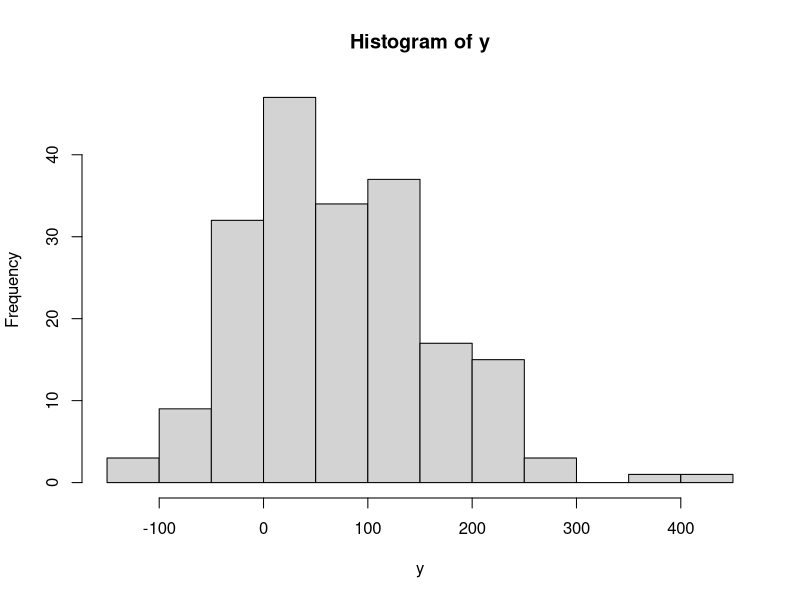
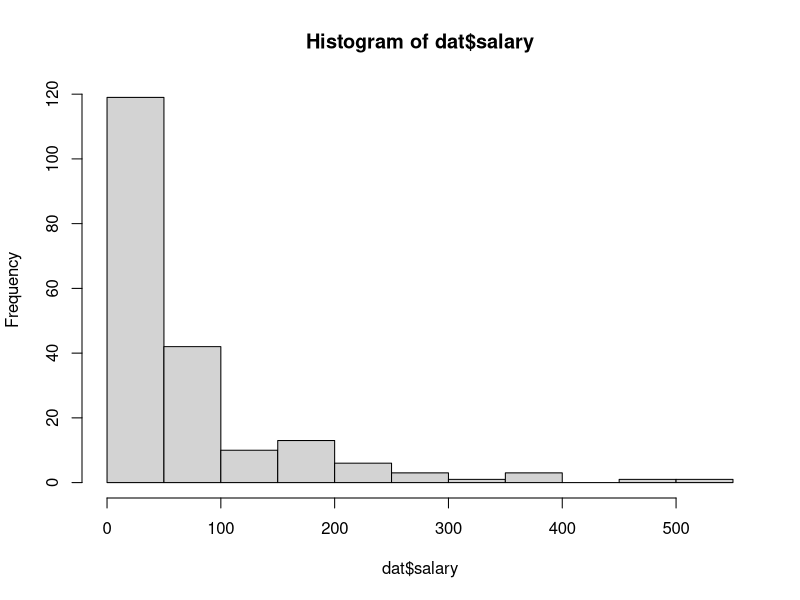
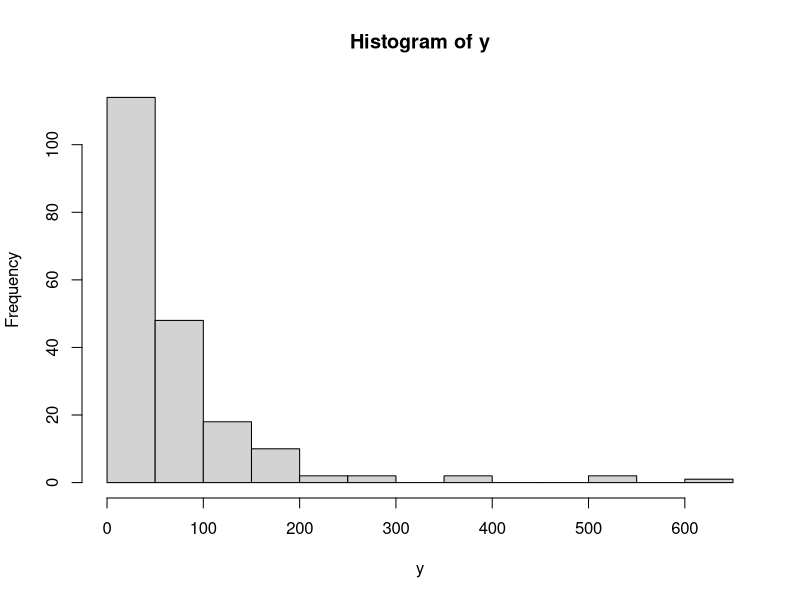

Generate these figures, in order, with R:
library(data.table)
library(dplyr)
library(ggplot2)

dat = fread("baseball.csv")
fit.lm = lm(salary ~ HR, data = dat)
predict = fit.lm$fitted.values
sigma = sqrt(sum(fit.lm$residuals^2)/199)
y = rnorm(199, predict, sigma)
hist(y)
hist(dat$salary)

fit.lm.log = lm(log(salary) ~ HR, data = dat)
predict = fit.lm.log$fitted.values
sigma = sum(fit.lm.log$residuals^2)/199
y = rlnorm(199, predict, sigma)
hist(y)

dat$ichioku = ifelse(dat$salary <= 100, 0, 1)
fit.logistic = glm(ichioku~HR, dat, family = binomial)
summary(fit.logistic)
dat %>% mutate(salary_t = salary > 100) %>% select(salary, HR, salary_t)
